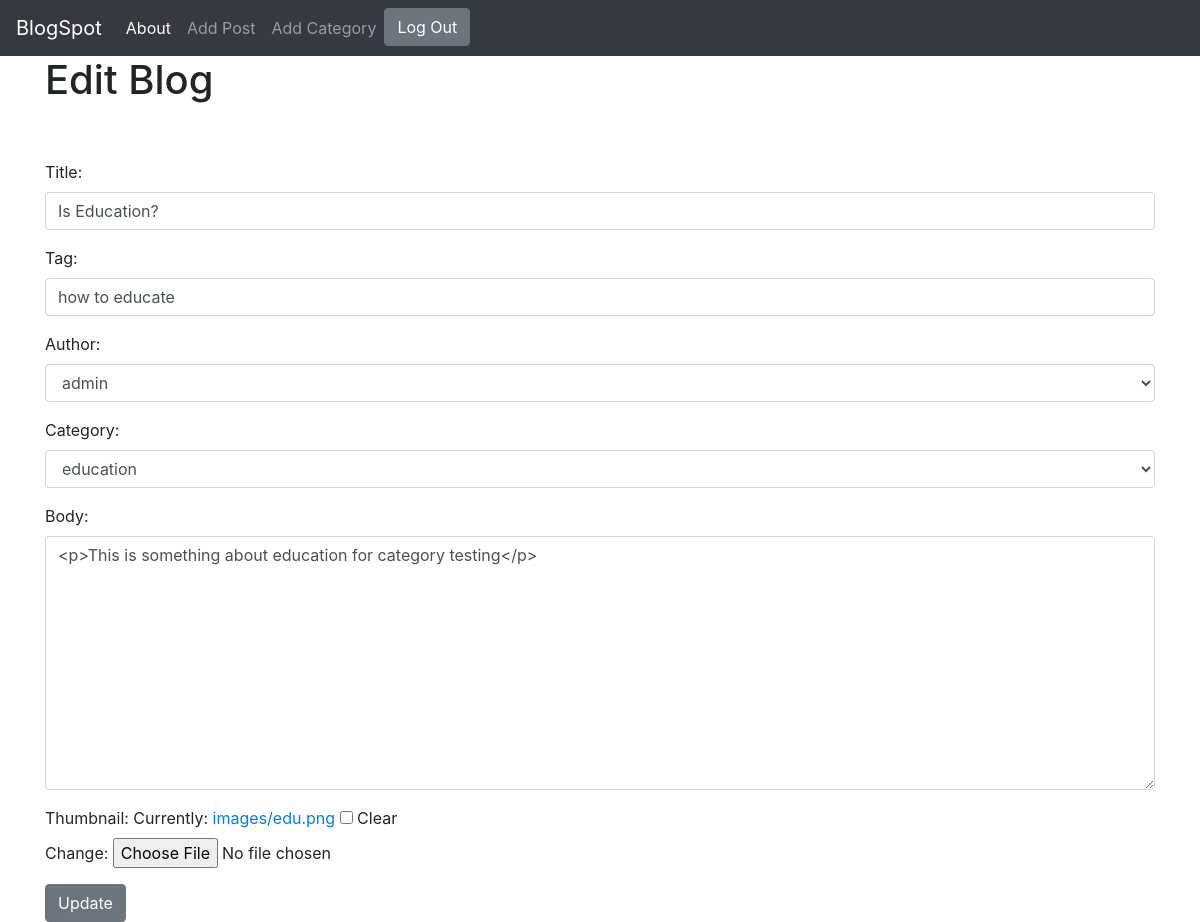
Page /aritcle/edit/4 (signed in) on the committed database.
### blogapp/models.py (models this page shows, shortened)
class Post(models.Model):
    title=models.CharField(max_length=250)
    tag=models.CharField(max_length=250)
    body=RichTextField(blank=True,null=True)
    author=models.ForeignKey(User,on_delete=models.CASCADE)
    blog_datetime=models.DateTimeField(auto_now_add=True)
    thumbnail=models.ImageField(null=True,blank=True,upload_to="images/")
    category=models.CharField(max_length=250,default='uncategorized')

### blogapp/views.py (the view)
# urls.py: path('aritcle/edit/<int:pk>',EditPost.as_view(),name='editpost'),
class EditPost(UpdateView):
    model=Post
    form_class=PostForm
    template_name='editpost.html'

### blogapp/forms.py
class PostForm(forms.ModelForm):
    class Meta:
        model=Post
        fields=('title','tag','author','category','body','thumbnail')
        widgets={
            'title': forms.TextInput(attrs={'class':'form-control'}),
            'tag': forms.TextInput(attrs={'class':'form-control'}),
            'author': forms.Select(attrs={'class':'form-control'}),
            'category': forms.Select(choices=choice_list,attrs={'class':'form-control'}),
            'body': forms.Textarea(attrs={'class':'form-control'}),
        }

### blogapp/templates/editpost.html (shortened to what this page needs)
{% extends 'base.html' %}
{% block base %}
{% if user.is_authenticated and post.author.id == user.id %}
    <h1>Edit Blog</h1>
    <br><br>
    <form method="post">
        {{form.as_p}}
        <button class="btn btn-secondary">Update</button>
    </form>
{% else %}
    <h1>Unauthorized Access</h1>
{% endif %}
{% endblock %}

### rows in the picture
Post: title "Is Education?", tag "how to educate", author "admin", category "education", body "<p>This is something about education for category testing</p>"
